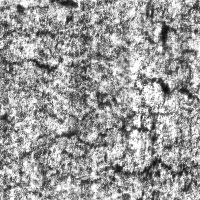
#> input picture Dataset/dataset_yolo/images/val/crazing_278.jpg, 200 x 200 px
$ jupyter execute --allow-errors dataAugmentation.ipynb
#> lines starting #> are read from the running program, lines starting #| are printed output that depends on the picture
## Libraries

[cell 1]
import os
import glob
import xml.etree.ElementTree as ET
import numpy as np
import matplotlib.pyplot as plt
from itertools import combinations
import cv2
import random
from pathlib import Path
from PIL import Image, ImageEnhance
from tqdm import tqdm
import shutil
import math
import re
from collections import Counter, defaultdict
import pandas as pd

print("Done.")

## Path to NEU-DET Dataset

[cell 2]
img_dir = "./NEU_DET_YOLO_Ready/images/val"
ann_dir = "./NEU_DET_YOLO_Ready/labels/val"

print("Done.")

## 1. Original Validation Split Analysis

[cell 3]
output_1 = Path("./Analysis_of_OriginalVal")
output_1.mkdir(exist_ok=True)

# init data storage
areas, scatters = [], []
b_classes, i_classes = [], []

# loop through annotations
for filepath in glob.glob(os.path.join(ann_dir, "*.*")):
    fname = os.path.basename(filepath)
    if not (fname.endswith('.xml') or fname.endswith('.txt')):
        continue

    # extract class from filename
    c_name = fname.split('_')[0]
    centers, img_areas = [], []

    # parse xml
    if fname.endswith('.xml'):
        root = ET.parse(filepath).getroot()
        for obj in root.findall('object'):
            bbox = obj.find('bndbox')
            xmin, ymin = float(bbox.find('xmin').text), float(bbox.find('ymin').text)
            xmax, ymax = float(bbox.find('xmax').text), float(bbox.find('ymax').text)
            img_areas.append((xmax - xmin) * (ymax - ymin))
            centers.append(((xmin + xmax) / 2, (ymin + ymax) / 2))

    # parse yolo txt
    elif fname.endswith('.txt'):
        with open(filepath, 'r') as f:
            for line in f:
                p = line.strip().split()
                if len(p) >= 5:
                    w, h = float(p[3]) * 200, float(p[4]) * 200
                    img_areas.append(w * h)
                    centers.append((float(p[1]) * 200, float(p[2]) * 200))

    areas.extend(img_areas)
    b_classes.extend([c_name] * len(img_areas))

    # calc mean distance for scatter
    if len(centers) > 1:
        dists = [np.hypot(c1[0]-c2[0], c1[1]-c2[1]) for c1, c2 in combinations(centers, 2)]
        scatters.append(np.mean(dists))
    else:
        scatters.append(0.0)
    i_classes.append(c_name)

# define thresholds at 75th percentile
#> (the rest of this cell did not finish here and is left out)

## 2. Extracting Defect-free Images from the Background Regions
1. $130 \times 130$ sliding window with stride of 10.
2. filtering windows that include intersection with bbox area

[cell 4]
def process_sliding_window_patches(
    img_dir: str,
    label_dir: str,
    output_dir: str,
    window_size: int = 100,
    stride: int = 1,
    target_size: tuple = (200, 200)
):
    # init paths
#> called with img_dir = 'NEU_DET_YOLO_Ready\\images\\val', label_dir = 'NEU_DET_YOLO_Ready\\labels\\val', output_dir = 'NEU_DET_YOLO_Ready\\extracted_imgs', window_size = 100, stride = 10, target_size = (200, 200)
    images_path = Path(img_dir)
    labels_path = Path(label_dir)
    out_path = Path(output_dir)

    # create output dir
    out_path.mkdir(parents=True, exist_ok=True)

    # image extensions
    valid_extensions = ('.jpg', '.jpeg', '.png', '.bmp')
    image_files = [f for f in images_path.iterdir() if f.suffix.lower() in valid_extensions]

    # counters
    total_saved = 0
    print(f"Processing {len(image_files)} images using {window_size}x{window_size} sliding window (stride={stride})...")

    for img_file in tqdm(image_files):
        # load grayscale
        img = Image.open(img_file).convert('L')
#> img is the input picture: PIL image 200x200 L; min 10, max 255, mean 154.4
        img_w, img_h = img.size

        # skip small images
        if img_w < window_size or img_h < window_size:
            continue

        # binary obstacle mask (0=bg, 1=defect)
        obstacle_mask = np.zeros((img_h, img_w), dtype=np.uint8)

        # read label file
        txt_file = labels_path / img_file.with_suffix('.txt').name

        if txt_file.exists():
            with open(txt_file, 'r') as f:
                for line in f:
                    line = line.strip()
                    if not line:
                        continue
                    parts = line.split()
                    x_center, y_center, w, h = map(float, parts[1:])

                    # yolo to pixel coords
                    box_w = w * img_w
                    box_h = h * img_h
                    xmin = int((x_center - (w / 2)) * img_w)
                    ymin = int((y_center - (h / 2)) * img_h)
                    xmax = int(xmin + box_w)
                    ymax = int(ymin + box_h)

                    # mark obstacle
                    x0, x1 = max(0, xmin), min(img_w, xmax)
                    y0, y1 = max(0, ymin), min(img_h, ymax)
                    obstacle_mask[y0:y1, x0:x1] = 1

        # integral image for o(1) overlap checks
        integral_mask = np.pad(np.cumsum(np.cumsum(obstacle_mask, axis=0), axis=1), ((1, 0), (1, 0)))
#> obstacle_mask: shape (200, 200); every value is 0

        patch_idx = 0
        img_stem = img_file.stem

        # slide window
        for y in range(0, img_h - window_size + 1, stride):
            for x in range(0, img_w - window_size + 1, stride):

                # fast sum via integral image
                y2, x2 = y + window_size, x + window_size
                obstacle_count = integral_mask[y2, x2] - integral_mask[y, x2] - integral_mask[y2, x] + integral_mask[y, x]

                # clean window (no defect overlap)
                if obstacle_count == 0:
                    crop_box = (x, y, x + window_size, y + window_size)
                    patch = img.crop(crop_box)

                    # upsample to target size
                    upscaled_patch = patch.resize(target_size, Image.Resampling.BICUBIC)

                    # save patch
                    save_name = f"{img_stem}_x{x}_y{y}_clean.jpg"
                    upscaled_patch.save(out_path / save_name)

                    patch_idx += 1
                    total_saved += 1
#> this loop made 11 passes
#> pass 1, in process_sliding_window_patches, `upscaled_patch.save(out_path / save_name)`:
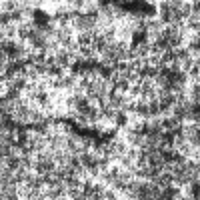
#> saved as crazing_278_x0_y0_clean.jpg: PIL image 200x200 L; min 17, max 255, mean 148.4
#> pass 1, in process_sliding_window_patches, `upscaled_patch.save(out_path / save_name)`:
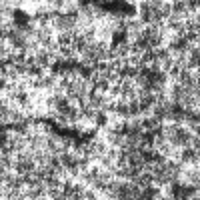
#> saved as crazing_278_x10_y0_clean.jpg: PIL image 200x200 L; min 17, max 255, mean 149.2
#> pass 1, in process_sliding_window_patches, `upscaled_patch.save(out_path / save_name)`:
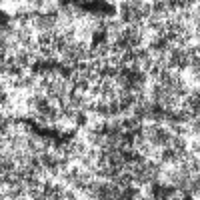
#> saved as crazing_278_x20_y0_clean.jpg: PIL image 200x200 L; min 17, max 255, mean 150.2
#> pass 1, in process_sliding_window_patches, `upscaled_patch.save(out_path / save_name)`:
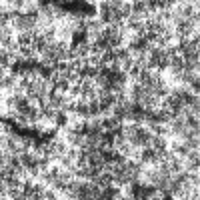
#> saved as crazing_278_x30_y0_clean.jpg: PIL image 200x200 L; min 17, max 255, mean 149.5
#> after the loop:
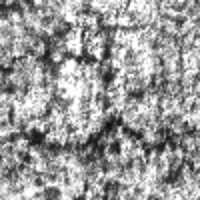
#> upscaled_patch: PIL image 200x200 L; min 11, max 255, mean 154.8
#> after the loop, patch_idx = 121; total_saved = 121

    # summary
    print(f"\nProcessing complete!")
    print(f"Total clean patches extracted: {total_saved}")
#| Total clean patches extracted: 363
    print(f"Output saved to: {out_path.resolve()}")

# main
IMG_DIR = r"NEU_DET_YOLO_Ready\images\val"
LABEL_DIR = r"NEU_DET_YOLO_Ready\labels\val"
OUTPUT_DIR = r"NEU_DET_YOLO_Ready\extracted_imgs"

process_sliding_window_patches(
    img_dir=IMG_DIR,
    label_dir=LABEL_DIR,
    output_dir=OUTPUT_DIR,
    window_size=100,
    stride=10,
    target_size=(200, 200)
)

## 3. Analyzing & Comparing Stats
#### _excluding bbox pixels from calculations_
1. avg brightness & contrast: binary mask that assigns 0 to bboxes & 1 to background, restricting calculations to background (mask == 1)
2. plotting histogram diagram

[cell 5]
# path
ext_dir = Path("./NEU_DET_YOLO_Ready/extracted_imgs")
img_dir = Path("./NEU_DET_YOLO_Ready/images/val")
ann_dir = Path("./NEU_DET_YOLO_Ready/labels/val")

# output paths
output_4 = Path("./ComparisonResults")
output_4.mkdir(exist_ok=True)

# find only jpg image files
val_img_paths = sorted(list(img_dir.glob("*.jpg")))
extracted_img_paths = sorted(list(ext_dir.glob("*.jpg")))

# initialize empty lists
val_means, val_stds = [], []
extracted_means, extracted_stds = [], []
val_hists, extracted_hists = [], []

# parse yolo format normalized coordinates
def get_defect_boxes_yolo(txt_path, img_w, img_h):
    boxes = []
    if not txt_path.exists():
        return boxes
    with open(txt_path, "r") as f:
        for line in f:
            parts = line.strip().split()
            if len(parts) < 5:
                continue
            _, x_c, y_c, w, h = map(float, parts)
            xmin = int((x_c - w / 2) * img_w)
            ymin = int((y_c - h / 2) * img_h)
            xmax = int((x_c + w / 2) * img_w)
            ymax = int((y_c + h / 2) * img_h)
            boxes.append((xmin, ymin, xmax, ymax))
    return boxes

# process validation images with yolo annotations
for img_path in val_img_paths:
    img = cv2.imread(str(img_path), cv2.IMREAD_GRAYSCALE)
    if img is None:
        continue
    h, w = img.shape

    # generate background mask
    mask = np.ones((h, w), dtype=np.uint8)
    txt_path = ann_dir / f"{img_path.stem}.txt"
    boxes = get_defect_boxes_yolo(txt_path, w, h)

    for xmin, ymin, xmax, ymax in boxes:
        xmin, xmax = max(0, xmin), min(w, xmax)
        ymin, ymax = max(0, ymin), min(h, ymax)
        mask[ymin:ymax, xmin:xmax] = 0
#> mask: shape (200, 200); every value is 1

    bg_pixels = img[mask == 1]
    if len(bg_pixels) == 0:
        continue

    val_means.append(np.mean(bg_pixels))
    val_stds.append(np.std(bg_pixels))

    # normalize histogram to sum to 1.0
    hist, _ = np.histogram(bg_pixels, bins=256, range=(0, 256))
#> hist = 256 values, max 377 at index 255, min 0 at index 0, mean 156.2
    hist_norm = hist / np.sum(hist) if np.sum(hist) > 0 else np.zeros(256)
#> hist_norm = 256 values, max 0.00942 at index 255, min 0 at index 0, mean 0.00391
    val_hists.append(hist_norm)

# process extracted background images
for img_path in extracted_img_paths:
    img = cv2.imread(str(img_path), cv2.IMREAD_GRAYSCALE)
    if img is None:
        continue
    extracted_means.append(np.mean(img))
    extracted_stds.append(np.std(img))

    # normalize histogram to sum to 1.0
    hist, _ = np.histogram(img, bins=256, range=(0, 256))
    hist_norm = hist / np.sum(hist) if np.sum(hist) > 0 else np.zeros(256)
    extracted_hists.append(hist_norm)

# numerical computations for validation
val_mean_avg = np.mean(val_means) if val_means else 0.0
#> val_mean_avg = 176.4
val_std_avg = np.mean(val_stds) if val_stds else 0.0
#> val_std_avg = 49.21
val_hist_avg = np.mean(val_hists, axis=0) if val_hists else np.zeros(256)
#> val_hist_avg = 256 values, max 0.0623 at index 255, min 0 at index 0, mean 0.00391

# numerical computations for extracted
ext_mean_avg = np.mean(extracted_means) if extracted_means else 0.0
ext_std_avg = np.mean(extracted_stds) if extracted_stds else 0.0
ext_hist_avg = np.mean(extracted_hists, axis=0) if extracted_hists else np.zeros(256)

# 1. print brightness & contrast metrics
print("[ANALYSIS 1: BRIGHTNESS & CONTRAST]")
print(f"   Validation (BG Only): Mean = {val_mean_avg:.2f}, Std Dev = {val_std_avg:.2f}")
#|    Validation (BG Only): Mean = 176.41, Std Dev = 49.21
print(f"   Extracted Dataset:    Mean = {ext_mean_avg:.2f}, Std Dev = {ext_std_avg:.2f}")
print(f"   Absolute Deviation:   Mean Delta = {abs(val_mean_avg - ext_mean_avg):.2f}, Std Dev Delta = {abs(val_std_avg - ext_std_avg):.2f}")
#|    Absolute Deviation:   Mean Delta = 176.41, Std Dev Delta = 49.21
print("-" * 60)

# 2. print intensity histogram metrics (already normalized, sum is 1.0)
val_dark_pct = np.sum(val_hist_avg[:85]) * 100
#> val_dark_pct = 6.84
val_mid_pct = np.sum(val_hist_avg[85:170]) * 100
#> val_mid_pct = 34.71
val_bright_pct = np.sum(val_hist_avg[170:]) * 100
#> val_bright_pct = 58.45

ext_dark_pct = np.sum(ext_hist_avg[:85]) * 100
ext_mid_pct = np.sum(ext_hist_avg[85:170]) * 100
ext_bright_pct = np.sum(ext_hist_avg[170:]) * 100

print("[ANALYSIS 2: INTENSITY HISTOGRAM DISTRIBUTION]")
print(f"   Validation (BG Only): Peak Bin = {np.argmax(val_hist_avg)}")
#|    Validation (BG Only): Peak Bin = 255
print(f"                         Dark (0-84) = {val_dark_pct:.1f}%, Mid (85-169) = {val_mid_pct:.1f}%, Bright (170-255) = {val_bright_pct:.1f}%")
#|                          Dark (0-84) = 6.8%, Mid (85-169) = 34.7%, Bright (170-255) = 58.5%
print(f"   Extracted Dataset:    Peak Bin = {np.argmax(ext_hist_avg)}")
print(f"                         Dark (0-84) = {ext_dark_pct:.1f}%, Mid (85-169) = {ext_mid_pct:.1f}%, Bright (170-255) = {ext_bright_pct:.1f}%")
print("-" * 60)

# generate three-panel diagram layout (2 boxplots + 1 histogram)
fig, axes = plt.subplots(1, 3, figsize=(16, 4.5))

# diagram 1: mean intensity boxplot
axes[0].boxplot([val_means, extracted_means])
axes[0].set_xticks([1, 2])
axes[0].set_xticklabels(['Validation', 'Extracted'])
axes[0].set_title('Mean Intensity')
axes[0].set_ylabel('Pixel Intensity')
axes[0].set_ylim(0, 255)

# diagram 2: standard deviation boxplot
axes[1].boxplot([val_stds, extracted_stds])
axes[1].set_xticks([1, 2])
axes[1].set_xticklabels(['Validation', 'Extracted'])
axes[1].set_title('Standard Deviation')
axes[1].set_ylabel('Std Dev')
axes[1].set_ylim(0, 255)

# diagram 3: intensity histogram comparison
axes[2].plot(val_hist_avg, label="Validation (BG Only)", color="blue")
axes[2].plot(ext_hist_avg, label="Extracted Images", color="orange", linestyle="--")
axes[2].set_title("Pixel Intensity Histograms")
axes[2].set_xlabel("Pixel Value")
axes[2].set_ylabel("Normalized Frequency")
axes[2].legend()

plt.tight_layout()
plt.savefig(output_4 / "results.png", dpi=150)
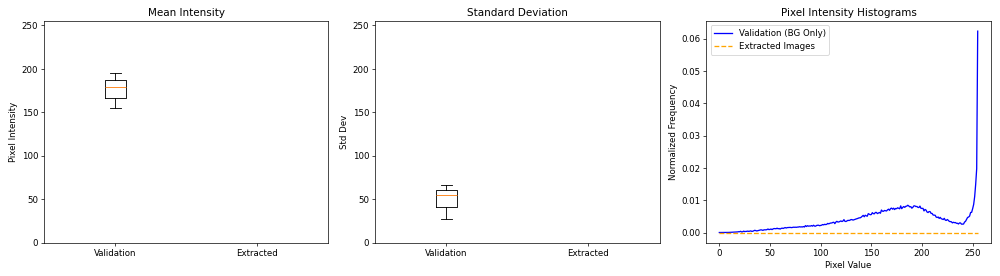
#> figure drawn by matplotlib, 3 panels; panel 3: curve peaks at x = 255, y = 0.0623
#> (the rest of the program and of its run is left out)
